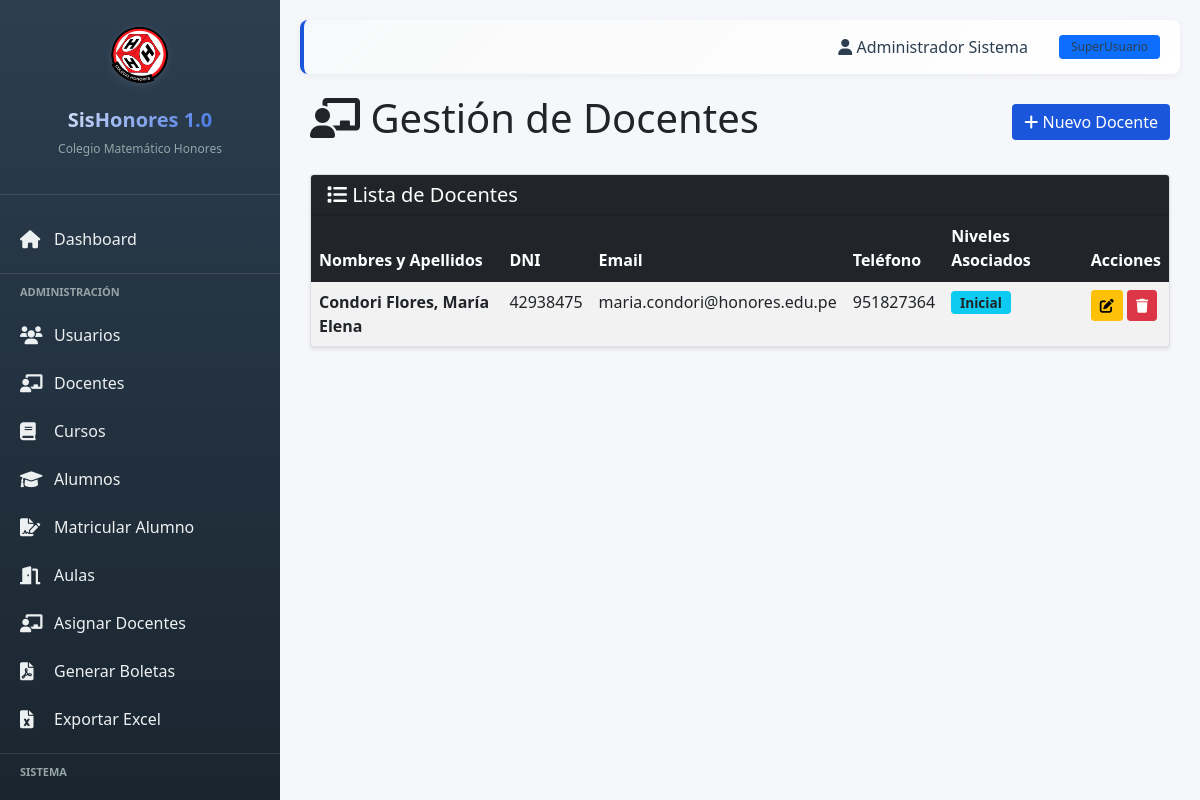
Screenshot of /vista/super_admin/docentes.php (signed in) with the database file from the repository.
### tables this page shows
CREATE TABLE `usuarios` (
  `id_usuario` int(11) NOT NULL AUTO_INCREMENT,
  `nombres` varchar(100) NOT NULL,
  `apellidos` varchar(100) NOT NULL,
  `email` varchar(120) NOT NULL,
  `password_hash` varchar(255) NOT NULL,
  `dni` varchar(8) NOT NULL,
  `telefono` varchar(15) DEFAULT NULL,
  `id_rol` int(11) NOT NULL,
  `activo` tinyint(1) DEFAULT 1,
  `creado_en` timestamp NOT NULL DEFAULT current_timestamp(),
  PRIMARY KEY (`id_usuario`),
  UNIQUE KEY `email` (`email`),
  UNIQUE KEY `dni` (`dni`),
  KEY `id_rol` (`id_rol`),
  CONSTRAINT `usuarios_ibfk_1` FOREIGN KEY (`id_rol`) REFERENCES `roles` (`id_rol`)
);

### util/Database.php (called while the page is built, shortened)
<?php
function app_base_path() {
    static $basePath = null;
    if ($basePath !== null) {
        return $basePath;
    }
    $documentRoot = realpath($_SERVER['DOCUMENT_ROOT'] ?? '');
    $projectRoot = realpath(__DIR__ . '/..');
    if ($documentRoot && $projectRoot && stripos($projectRoot, $documentRoot) === 0) {
        $relativePath = substr($projectRoot, strlen($documentRoot));
        $relativePath = str_replace('\\', '/', $relativePath);
        $basePath = '/' . trim($relativePath, '/');
        $basePath = $basePath === '/' ? '' : $basePath;
        return $basePath;
    }
    $scriptName = $_SERVER['SCRIPT_NAME'] ?? '';
    $basePath = strpos($scriptName, '/sishonores/') === 0 ? '/sishonores' : '';
    return $basePath;
}
function app_url($path = '') {
    $cleanPath = ltrim($path, '/');
    if ($cleanPath !== '') {
        $parts = explode('/', $cleanPath);
        $first_part = $parts[0];
        $exclude = ['assets', 'css', 'js', 'controller', 'vista', 'util', 'bean', 'dao', 'config', 'sql'];
        if (!in_array($first_part, $exclude)) {
            $cleanPath = 'vista/' . $cleanPath;
        }
    }
    return app_base_path() . '/' . $cleanPath;
}
?>

### dao/UsuarioDAO.php (called while the page is built, shortened)
<?php
class UsuarioDAO {
    private $db;
    public function __construct($db) {
        $this->db = $db;
    }
    public function listarDocentes() {
        $query = "SELECT u.*, GROUP_CONCAT(n.nombre_nivel ORDER BY n.id_nivel SEPARATOR ', ') AS nombres_niveles
                  FROM usuarios u
                  JOIN roles r ON u.id_rol = r.id_rol
                  LEFT JOIN docente_nivel dn ON u.id_usuario = dn.id_usuario
                  LEFT JOIN niveles n ON dn.id_nivel = n.id_nivel
                  WHERE r.nombre_rol = 'Docente'
                  GROUP BY u.id_usuario
                  ORDER BY u.id_usuario DESC";
        $stmt = $this->db->prepare($query);
        $stmt->execute();
        return $stmt->fetchAll(PDO::FETCH_ASSOC);
    }
}
?>

### vista/super_admin/docentes.php (the view, shortened to what this page needs)
<?php
require_once '../../util/Database.php';
require_once '../../dao/UsuarioDAO.php';
$database = new Database();
$db = $database->getConnection();
$usuarioDAO = new UsuarioDAO($db);
$docentes = $usuarioDAO->listarDocentes();
?>
<!DOCTYPE html>
<html lang="es">
<head>
    <link href="https://cdn.jsdelivr.net/npm/bootstrap@5.1.3/dist/css/bootstrap.min.css" rel="stylesheet">
    <link rel="stylesheet" href="https://cdnjs.cloudflare.com/ajax/libs/font-awesome/6.0.0/css/all.min.css">
    <link rel="stylesheet" href="<?php echo htmlspecialchars(app_url('css/style.css')); ?>">
</head>
<body>
    <?php include '../includes/sidebar.php'; ?>
    <div class="container-fluid">
        <div class="d-flex justify-content-between align-items-center mb-4">
            <h1><i class="fas fa-chalkboard-teacher"></i> Gestión de Docentes</h1>
            <button class="btn btn-primary" onclick="nuevoDocente()">
                <i class="fas fa-plus"></i> Nuevo Docente
            </button>
        </div>
        <div class="card shadow-sm">
            <div class="card-header bg-dark text-white">
                <h5 class="card-title mb-0"><i class="fas fa-list"></i> Lista de Docentes</h5>
            </div>
            <div class="card-body p-0">
                <div class="table-responsive">
                    <table class="table table-striped table-hover mb-0">
                        <thead class="table-dark">
                            <tr>
                                <th>Nombres y Apellidos</th>
                                <th>DNI</th>
                                <th>Email</th>
                                <th>Teléfono</th>
                                <th>Niveles Asociados</th>
                                <th>Acciones</th>
                            </tr>
                        </thead>
                        <tbody>
                            <?php if (empty($docentes)): ?>
                                <tr>
                                    <td colspan="6" class="text-center text-muted py-4">No hay docentes registrados.</td>
                                </tr>
                            <?php else: ?>
                                <?php foreach($docentes as $docente): ?>
                                <tr>
                                    <td><strong><?php echo htmlspecialchars($docente['apellidos'] . ', ' . $docente['nombres']); ?></strong></td>
                                    <td><?php echo htmlspecialchars($docente['dni']); ?></td>
                                    <td><?php echo htmlspecialchars($docente['email']); ?></td>
                                    <td><?php echo htmlspecialchars($docente['telefono'] ?: '-'); ?></td>
                                    <td>
                                        <?php
                                        if (!empty($docente['nombres_niveles'])) {
                                            $arr_niveles = explode(', ', $docente['nombres_niveles']);
                                            foreach($arr_niveles as $nv) {
                                                $color = 'bg-secondary';
                                                if ($nv == 'Inicial') $color = 'bg-info text-dark';
                                                elseif ($nv == 'Primaria') $color = 'bg-success';
                                                elseif ($nv == 'Secundaria') $color = 'bg-primary';
                                                echo '<span class="badge ' . $color . ' badge-nivel">' . htmlspecialchars($nv) . '</span>';
                                            }
                                        } else {
                                            echo '<span class="text-danger"><i class="fas fa-exclamation-triangle"></i> Sin nivel asignado</span>';
                                        }
                                        ?>
                                    </td>
                                    <td>
                                        <button class="btn btn-sm btn-warning" onclick="editarDocente(<?php echo $docente['id_usuario']; ?>)" title="Editar Docente">
                                            <i class="fas fa-edit"></i>
                                        </button>
                                        <button class="btn btn-sm btn-danger" onclick="eliminarDocente(<?php echo $docente['id_usuario']; ?>)" title="Eliminar Docente">
                                            <i class="fas fa-trash"></i>
                                        </button>
                                    </td>
                                </tr>
                                <?php endforeach; ?>
                            <?php endif; ?>
                        </tbody>
                    </table>
                </div>
            </div>
        </div>
    </div>
</body>
</html>

### css/style.css (style rules this page uses)
:root { --primary: #1a56db; --primary-dark: #0e3a8a; --secondary: #e74c3c; --success: #27ae60; --success-light: #d4edda; --warning: #f39c12; --warning-light: #fff3cd; --info: #e67e22; --info-light: #ffe6cc; --danger: #e74c3c; --danger-light: #f8d7da; --dark: #2c3e50; --light: #ecf0f1; --white: #ffffff; --gray: #6c757d; }
* { margin: 0; padding: 0; box-sizing: border-box; }
body { font-family: 'Segoe UI', Tahoma, Geneva, Verdana, sans-serif; background: #f5f7fa; overflow-x: hidden; }
.main-content > .container-fluid { width: 100%; padding: 0 10px; }
.btn-primary { background: var(--primary); border: none; }

### vista/super_admin/docentes.php (style rules this page uses)
.badge-nivel { margin-right: 5px; font-size: 0.85em; }

### rows the page displays
usuarios: apellidos+nombres "Condori Flores, María Elena", dni "42938475", email "maria.condori@honores.edu.pe", telefono "951827364", nv "Inicial"

### other values shown
$_SESSION['user_name'] "Administrador Sistema"
$role "SuperUsuario"
